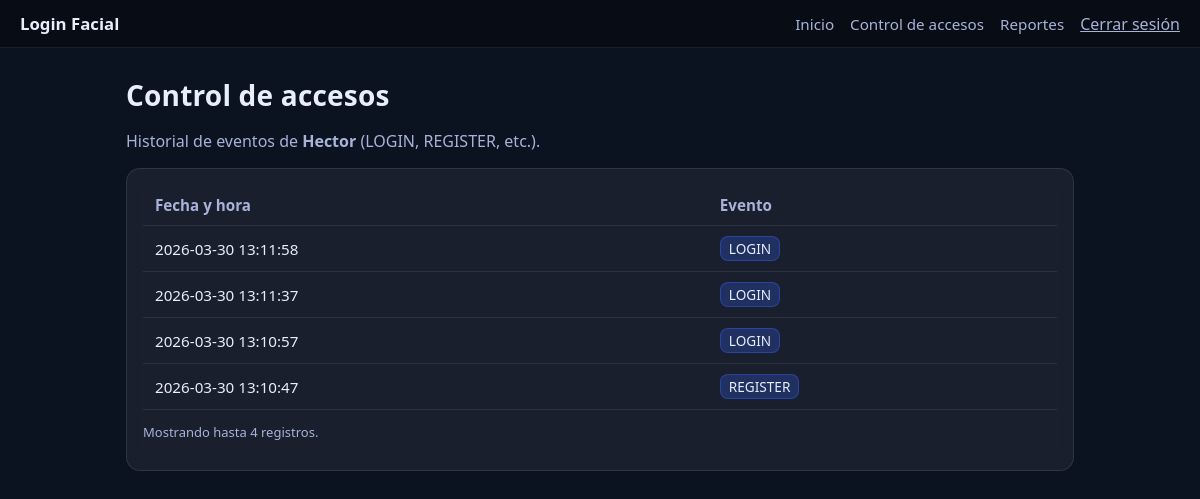
The app's page /accesos (signed in) with its own data.
### tables this page shows
CREATE TABLE access_logs(
                id INTEGER PRIMARY KEY AUTOINCREMENT,
                username TEXT NOT NULL,
                event TEXT NOT NULL,
                created_at TIMESTAMP DEFAULT CURRENT_TIMESTAMP
            );

### app.py (the view)
    @app.get("/accesos")
    @login_required
    def accesos():
        username = session.get("user") or ""
        rows = get_user_accesses(username, limit=100)
        return render_template("accesos.html", username=username, rows=rows)

### app.py (called while the page is built)
def login_required(view):
    @wraps(view)
    def wrapped(*args, **kwargs):
        if not session.get("user"):
            return redirect(url_for("index"))
        return view(*args, **kwargs)
    return wrapped

def _ensure_parent_dir_exists(db_path: Path) -> None:
    db_path.parent.mkdir(parents=True, exist_ok=True)

def get_connection() -> sqlite3.Connection:
    _ensure_parent_dir_exists(DB_PATH)
    return sqlite3.connect(DB_PATH, check_same_thread=False)

def get_user_accesses(username: str, limit: int = 100) -> List[Tuple[str, str]]:
    conn = get_connection()
    try:
        cur = conn.cursor()
        cur.execute(
            """
            SELECT created_at, event
            FROM access_logs
            WHERE username = ?
            ORDER BY created_at DESC
            LIMIT ?
            """,
            (username, limit),
        )
        return [(str(created_at), str(event)) for (created_at, event) in cur.fetchall()]
    finally:
        conn.close()

### templates/accesos.html (shortened to what this page needs)
{% extends "base_menu.html" %}
{% block body %}
<main class="container">
  <header class="header">
    <h1>Control de accesos</h1>
    <p class="muted">Historial de eventos de <strong>{{ username }}</strong> (LOGIN, REGISTER, etc.).</p>
  </header>
  <section class="card">
    {% if rows %}
      <div class="table-wrap">
        <table class="data-table">
          <thead>
            <tr>
              <th>Fecha y hora</th>
              <th>Evento</th>
            </tr>
          </thead>
          <tbody>
            {% for created_at, event in rows %}
              <tr>
                <td>{{ created_at }}</td>
                <td><span class="badge">{{ event }}</span></td>
              </tr>
            {% endfor %}
          </tbody>
        </table>
      </div>
      <p class="muted small">Mostrando hasta {{ rows|length }} registros.</p>
    {% else %}
      <p class="muted">No hay accesos registrados todavía.</p>
    {% endif %}
  </section>
</main>
{% endblock %}

### templates/base_menu.html (shortened to what this page needs)
<!doctype html>
<html lang="es">
  <head>
    <link rel="stylesheet" href="{{ url_for('static', filename='styles.css') }}" />
  </head>
  <body>
    <nav class="topnav">
      <a class="brand" href="{{ url_for('menu') }}">Login Facial</a>
      <div class="nav-links">
        <a href="{{ url_for('menu') }}">Inicio</a>
        <a href="{{ url_for('accesos') }}">Control de accesos</a>
        <a href="{{ url_for('reportes') }}">Reportes</a>
        <form method="post" action="{{ url_for('logout') }}" class="nav-logout">
          <button type="submit" class="link-btn">Cerrar sesión</button>
        </form>
      </div>
    </nav>
    {% block body %}{% endblock %}
  </body>
</html>

### static/styles.css (style rules this page uses)
* { box-sizing: border-box; }
body { margin: 0; font-family: system-ui, -apple-system, Segoe UI, Roboto, Arial, sans-serif; background: #0b1220; color: #e8eefc; }
.container { max-width: 980px; margin: 0 auto; padding: 28px 16px 60px; }
.header { margin-bottom: 16px; }
h1 { margin: 0 0 6px; font-size: 28px; letter-spacing: 0.2px; }
.muted { color: #a8b3d8; }
.card { background: rgba(255,255,255,0.06); border: 1px solid rgba(255,255,255,0.10); border-radius: 14px; padding: 16px; margin: 14px 0; backdrop-filter: blur(8px); }
.small { font-size: 13px; }
.topnav { display: flex; align-items: center; justify-content: space-between; flex-wrap: wrap; gap: 12px; padding: 12px 20px; background: rgba(0,0,0,0.35); border-bottom: 1px solid rgba(255,255,255,0.08); }
.topnav .brand { font-weight: 700; color: #e8eefc; text-decoration: none; font-size: 1.05rem; }
.nav-links { display: flex; align-items: center; gap: 16px; flex-wrap: wrap; }
.nav-links a { color: #a8b3d8; text-decoration: none; font-size: 0.95rem; }
.nav-logout { margin: 0; display: inline; }
.link-btn { background: none; border: none; color: #a8b3d8; cursor: pointer; font: inherit; padding: 0; text-decoration: underline; }
.table-wrap { overflow-x: auto; }
.data-table { width: 100%; border-collapse: collapse; font-size: 0.95rem; }
.data-table th, .data-table td { text-align: left; padding: 10px 12px; border-bottom: 1px solid rgba(255,255,255,0.08); }
.data-table th { color: #a8b3d8; font-weight: 600; }
.badge { display: inline-block; padding: 2px 8px; border-radius: 8px; background: rgba(58, 99, 255, 0.25); border: 1px solid rgba(58, 99, 255, 0.4); font-size: 0.85rem; }

### records on screen
access_logs: created_at "2026-03-30 13:11:58", event "LOGIN"
access_logs: created_at "2026-03-30 13:11:37", event "LOGIN"
access_logs: created_at "2026-03-30 13:10:57", event "LOGIN"
access_logs: created_at "2026-03-30 13:10:47", event "REGISTER"

### other values on screen
{{ username }} "Hector"
{{ rows|length }} "4"
